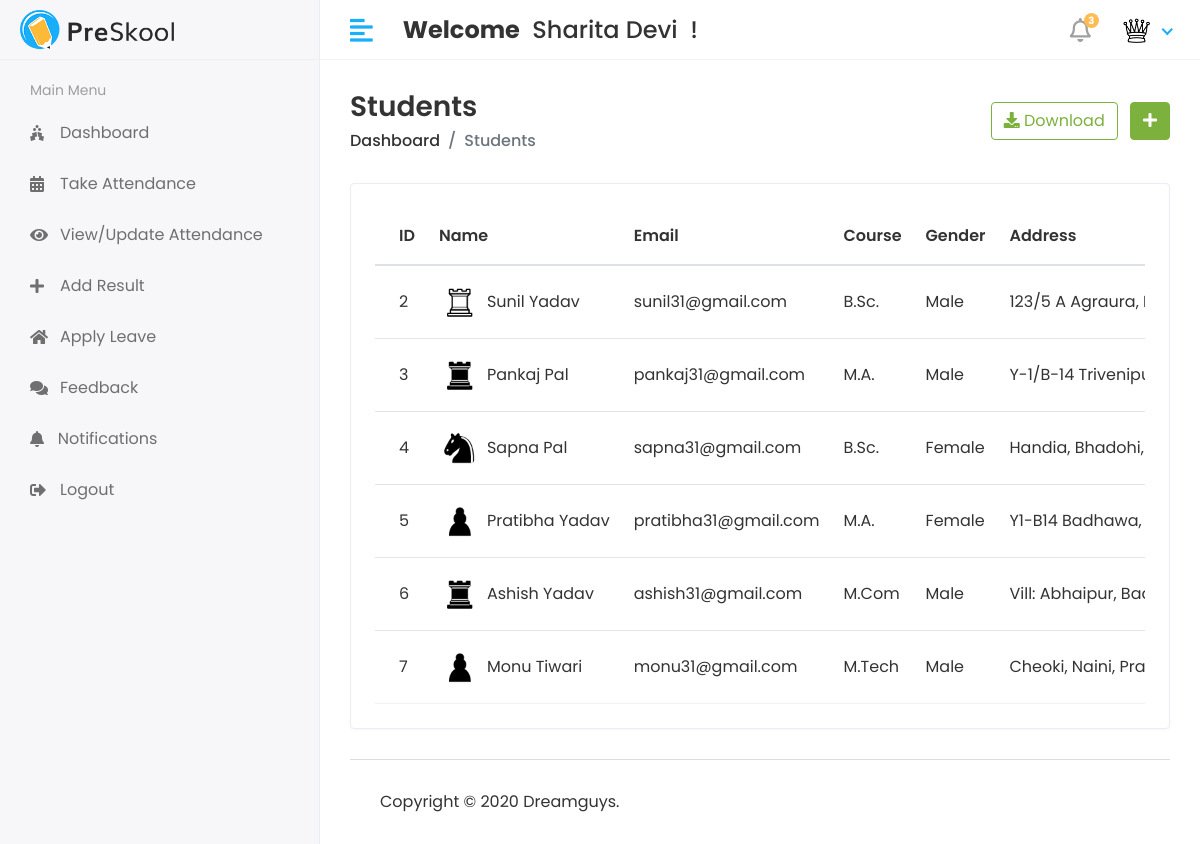
Page /Hod/Student/view (signed in) on the committed database.
### myApp/models.py (models this page shows, shortened)
class CustomUser(AbstractUser):
  USER = (
    (1, 'HOD'),
    (2, 'STAFF'),
    (3, 'STUDENT'),
  )
  user_type = models.CharField(choices=USER, max_length=50, default=1)
  profile_Pic = models.ImageField(upload_to='media/profilePic')

class Student(models.Model):
  objects = None
  admin = models.OneToOneField(CustomUser, on_delete=models.CASCADE)
  address = models.TextField()
  gender = models.CharField(max_length=100)
  course_id = models.ForeignKey(Course, on_delete=models.DO_NOTHING)
  session_year_id = models.ForeignKey(SessionYear, on_delete=models.DO_NOTHING)
  create_date = models.DateTimeField(auto_now_add=True)
  update_date = models.DateTimeField(auto_now=True)

class Course(models.Model):
  objects = None
  course_name = models.CharField(max_length=100)
  create_date = models.DateTimeField(auto_now_add=True)
  update_date = models.DateTimeField(auto_now=True)

### StudentManagementProject/Hod_Views.py (the view)
@login_required(login_url='/')
def view_student(request):
  student = Student.objects.all()
  return render(request, 'Hod/view_student.html', {"students": student})

### templates/Hod/view_student.html (shortened to what this page needs)
{% extends 'base.html' %}
{% block content %}
{% load static %}
<div class="page-header">
  <div class="row align-items-center">
    <div class="col">
      <h3 class="page-title">Students</h3>
      <ul class="breadcrumb">
        <li class="breadcrumb-item"><a href="{% url 'hod_home' %}">Dashboard</a></li>
        <li class="breadcrumb-item active">Students</li>
      </ul>
    </div>
    <div class="col-auto text-right float-right ml-auto">
      <a href="#" class="btn btn-outline-success mr-2"><i class="fas fa-download"></i> Download</a>
      <a href="{% url 'add_student' %}" class="btn btn-success"><i class="fas fa-plus"></i></a>
    </div>
  </div>
</div>
<div class="row">
  <div class="col-sm-12">
    <div class="card card-table">
      <div class="card-body">
        <div class="table-responsive">
          <table id="table_id" class="table table-hover table-center mb-0">
            <thead>
            <tr>
              <th>ID</th>
              <th>Name</th>
              <th>Email</th>
              <th>Course</th>
              <th>Gender</th>
              <th>Address</th>
            </tr>
            </thead>
            <tbody>
            {% for i in students %}
            <tr>
              <td>{{i.id}}</td>
              <td>
                <h2 class="table-avatar">
                  {% if i.admin.profile_Pic == "" %}
                  <a href="#" class="avatar avatar-sm mr-2"><img
                      class="avatar-img rounded-circle"
                      src="{% static 'assets/img/no-img.jpg' %}"></a>
                  {% else %}
                  <a href="#" class="avatar avatar-sm mr-2"><img
                      class="avatar-img rounded-circle" src="/{{i.admin.profile_Pic}}"></a>
                  <a href="#">{{i.admin.first_name}}&nbsp;{{i.admin.last_name}}</a>
                  {% endif %}
                </h2>
              </td>
              <td>{{i.admin.email}}</td>
              <td>{{i.course_id.course_name}}</td>
              <td>{{i.gender}}</td>
              <td>{{i.address}}</td>
            </tr>
            {% endfor %}
            </tbody>
          </table>
        </div>
      </div>
    </div>
  </div>
</div>
{% endblock %}

### templates/includes/header.html (shortened to what this page needs)
{% load static %}
<div class="header">
  <div class="header-left">
    <a href="#" class="logo">
      <img src="{% static 'assets/img/logo.png' %}" alt="Logo">
    </a>
  </div>
  <a href="javascript:void(0);" id="toggle_btn">
    <i class="fas fa-align-left"></i>
  </a>
  <div class="top-nav-search mt-3">
    <h4><strong>Welcome</strong>&nbsp; <span>{{ user.first_name }} {{ user.last_name}}</span>&nbsp; !</h4>
  </div>
  <ul class="nav user-menu">
    <li class="nav-item dropdown noti-dropdown">
      <a href="#" class="dropdown-toggle nav-link" data-toggle="dropdown">
        <i class="far fa-bell"></i><span class="badge badge-pill">3</span>
      </a>
    </li>
    <li class="nav-item dropdown has-arrow">
      <a href="#" class="dropdown-toggle nav-link" data-toggle="dropdown">
        {% if user.profile_Pic == "" %}
        <span class="user-img"><img class="rounded-circle" src="{% static 'assets/img/no-img.jpg' %}" width="31" alt="{{user.first_name}}'s Pic"></span>
        {% else %}
        <span class="user-img"><img class="rounded-circle" src="/{{user.profile_Pic}}" width="31" alt="{{user.first_name}}'s Pic"></span>
        {% endif %}
      </a>
    </li>
  </ul>
</div>

### static/assets/css/style.css (style rules this page uses)
html { height: 100%; }
body { background-color: #fff; color: #333; font-family: 'Poppins', sans-serif; font-size: 1rem; height: 100%; line-height: 1.5; overflow-x: hidden; }
h1, h2, h3, h4, h5, h6 { font-family: 'Poppins', sans-serif; margin-top: 0; }
a { color: #009ce7; }
input, button, a { transition: all 0.4s ease; -moz-transition: all 0.4s ease; -o-transition: all 0.4s ease; -ms-transition: all 0.4s ease; -webkit-transition: all 0.4s ease; }
ul, ol { padding: 0px; list-style: none; }
.table { color: #333; max-width: 100%; margin-bottom: 0; width: 100%; }
table.table td h2 { display: inline-block; font-size: inherit; font-weight: 400; margin: 0; padding: 0; vertical-align: middle; }
table.table td h2.table-avatar { align-items: center; display: inline-flex; font-size: inherit; font-weight: 400; margin: 0; padding: 0; vertical-align: middle; white-space: nowrap; }
table.table td h2 a { color: #333; }
.table thead tr th { font-weight: 600; }
.table tbody tr { border-bottom: 1px solid rgba(0, 0, 0, 0.05); }
.table.table-center td, .table.table-center th { vertical-align: middle; }
.card-table .card-body .table > thead > tr > th { border-top: 0; }
.card-table .card-body .table tr td:first-child, .card-table .card-body .table tr th:first-child { padding-left: 1.5rem; }
.card-table .table td, .card-table .table th { border-top: 1px solid #e2e5e8; padding: 1rem 0.75rem; white-space: nowrap; }
.btn-success { background-color: #7bb13c; border: 1px solid #7bb13c }
.btn-outline-success { color: #7bb13c; border-color: #7bb13c; }
.card { border: 1px solid #ececf5; box-shadow: 0 1px 3px 0 rgba(0, 0, 0, 0.03); margin-bottom: 1.875rem; }
.card-body { padding: 1.5rem; }
.avatar { position: relative; display: inline-block; width: 3rem; height: 3rem }
.avatar > img { width: 100%; height: 100%; -o-object-fit: cover; object-fit: cover; }
.avatar-sm { width: 2.5rem; height: 2.5rem; }
.header { background-color: #fff; border-bottom: 1px solid #f3f3f4; left: 0; position: fixed; right: 0; top: 0; z-index: 1001; height: 60px; }
.header .header-left { float: left; height: 60px; padding: 0 20px; position: relative; width: 320px; z-index: 1; transition: all 0.2s ease-in-out; background-color: #f7f7fa; border-bottom: 1px solid #efefef; border-right: 1px solid #ececf5; display: flex; align-items: center; }
.header .header-left .logo { display: inline-block; line-height: 60px; }
.header .header-left .logo img { max-height: 40px; width: auto; }
.header .dropdown-toggle:after { display: none; }
.header .has-arrow .dropdown-toggle:after { border-top: 0; border-left: 0; border-bottom: 2px solid #18aefa; border-right: 2px solid #18aefa; content: ''; height: 8px; display: inline-block; pointer-events: none; -webkit-transform-origin: 66% 66%; -ms-transform-origin: 66% 66%; transform-origin: 66% 66%; -webkit-transform: rotate(45deg); -ms-transform: rotate(45deg); transform: rotate(45deg); -webkit-transition: all 0.15s ease-in-out; transition: all 0.15s ease-in-out; width: 8px; vertical-align: 0px; }
.user-menu { float: right; margin: 0; position: relative; z-index: 99; padding-right: 15px; }
.user-menu.nav > li > a { color: #a0a0a0; font-size: 14px; line-height: 58px; padding: 0 15px; height: 60px; }
.user-img { margin-right: 3px; position: relative; }
.top-nav-search { float: left; margin-left: 15px; }
.page-header { margin-bottom: 1.875rem; }
.page-header .breadcrumb { background-color: transparent; color: #6c757d; font-size: 1rem; font-weight: 500; margin-bottom: 0; padding: 0; }
.page-header .breadcrumb a { color: #333; }
.page-title { font-size: 28px; font-weight: 600; color: #333; margin-bottom: 5px; }
.user-menu.nav > li > a .badge { background-color: #FFBC53; display: block; font-size: 10px; font-weight: bold; height: 15px; width: 15px; position: absolute; right: 7px; top: 13px; color: #fff; padding: 3px; }
.user-menu.nav > li > a > i { font-size: 1.5rem; line-height: 60px; }
@media (min-width: 992px) { #toggle_btn { align-items: center; color: #18aefa; display: inline-flex; float: left; font-size: 26px; height: 60px; justify-content: center; margin-left: 15px; padding: 0 15px; } }

### rows in the picture
CustomUser: first_name "Sharita", last_name "Devi", profile_Pic (picture)
Student: id "2", admin.profile_Pic (picture), admin.first_name "Sunil", admin.last_name "Yadav", admin.email "sunil31@gmail.com", course_id.course_name "B.Sc.", gender "Male", address "123/5 A Agraura,…"
Student: id "3", admin.profile_Pic (picture), admin.first_name "Pankaj", admin.last_name "Pal", admin.email "pankaj31@gmail.com", course_id.course_name "M.A.", gender "Male", address "Y-1/B-14…"
Student: id "4", admin.profile_Pic (picture), admin.first_name "Sapna", admin.last_name "Pal", admin.email "sapna31@gmail.com", course_id.course_name "B.Sc.", gender "Female", address "Handia, Bhadohi,…"
Student: id "5", admin.profile_Pic (picture), admin.first_name "Pratibha", admin.last_name "Yadav", admin.email "pratibha31@gmail.com", course_id.course_name "M.A.", gender "Female", address "Y1-B14 Badhawa,…"
Student: id "6", admin.profile_Pic (picture), admin.first_name "Ashish", admin.last_name "Yadav", admin.email "ashish31@gmail.com", course_id.course_name "M.Com", gender "Male", address "Vill: Abhaipur,…"
Student: id "7", admin.profile_Pic (picture), admin.first_name "Monu", admin.last_name "Tiwari", admin.email "monu31@gmail.com", course_id.course_name "M.Tech", gender "Male", address "Cheoki, Naini,…"
